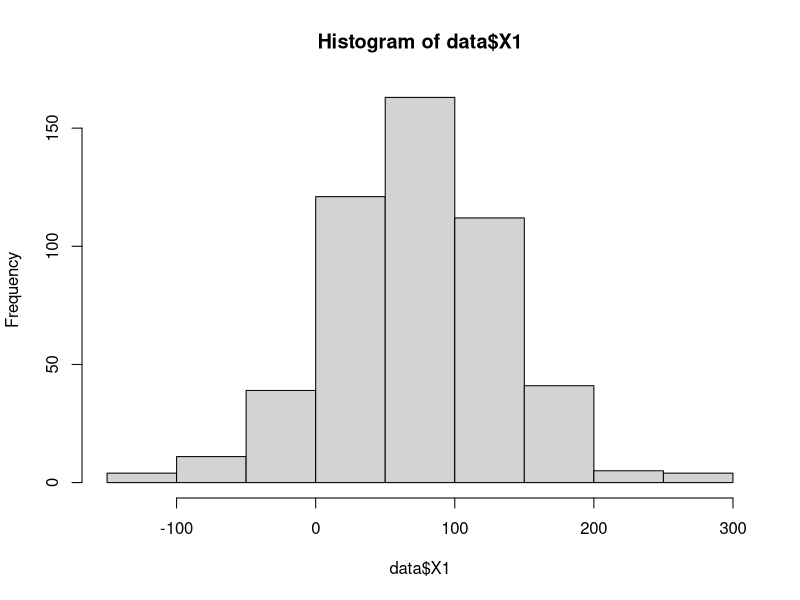
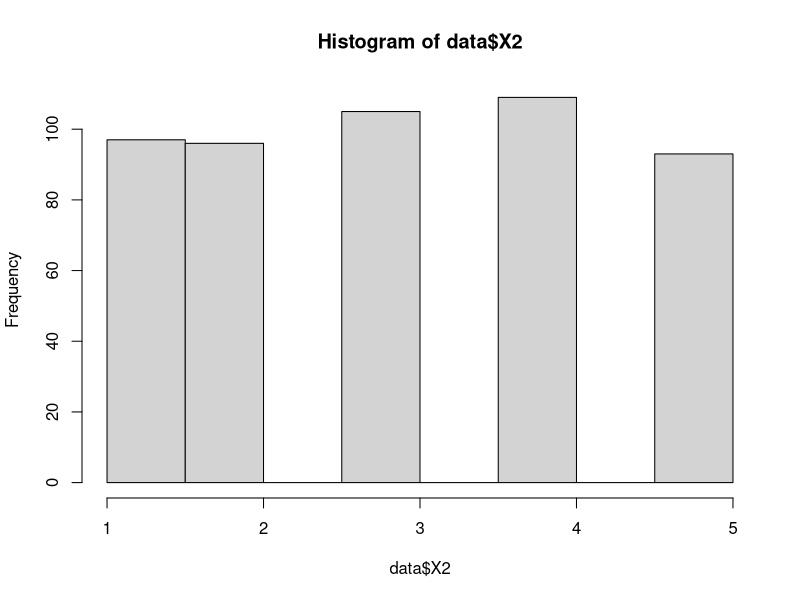
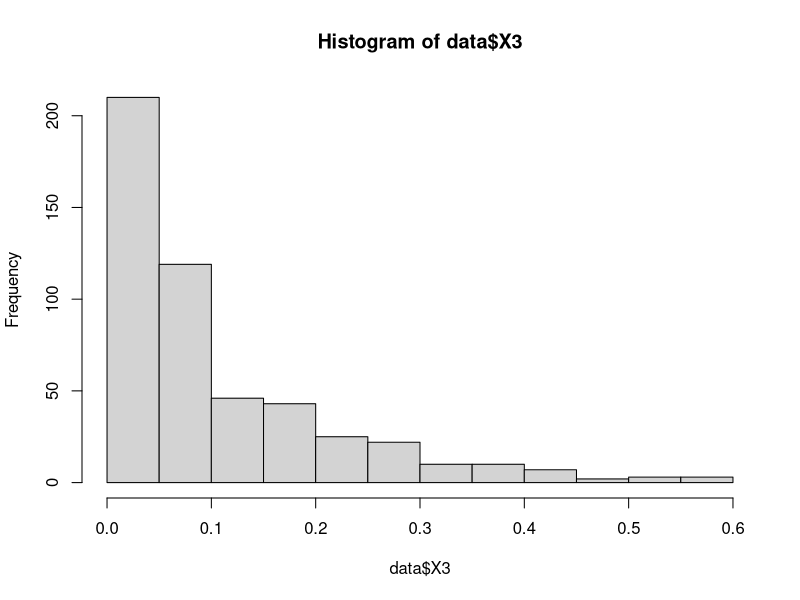
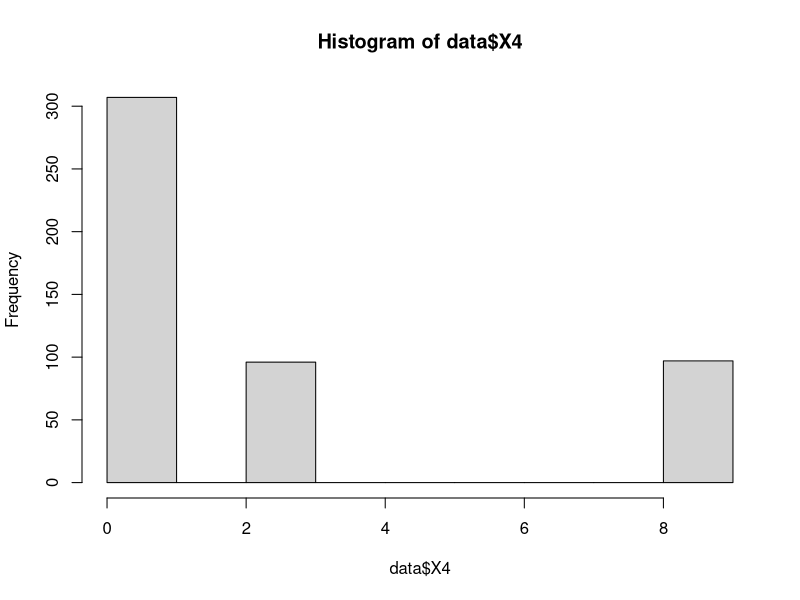
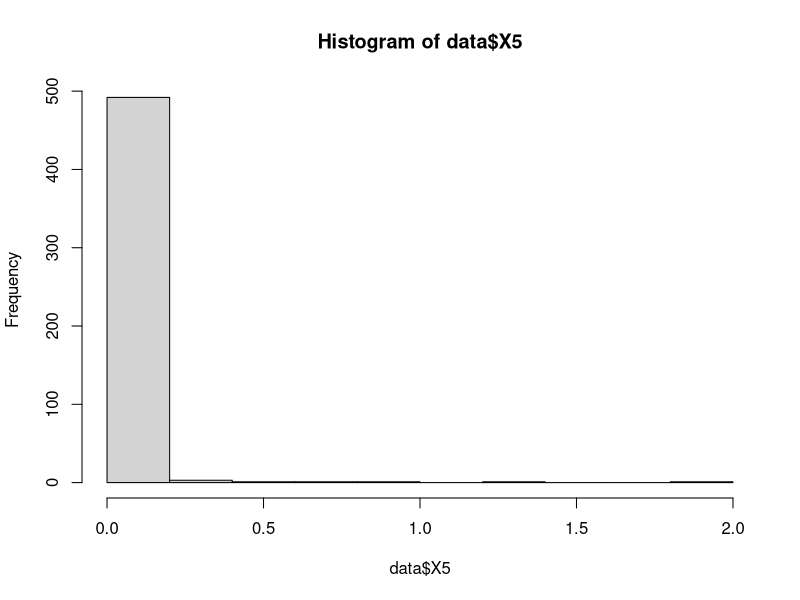
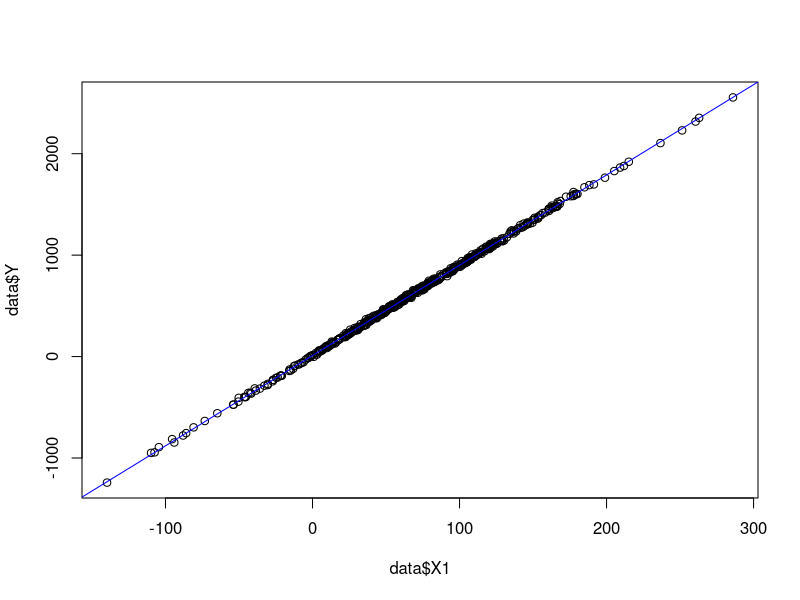
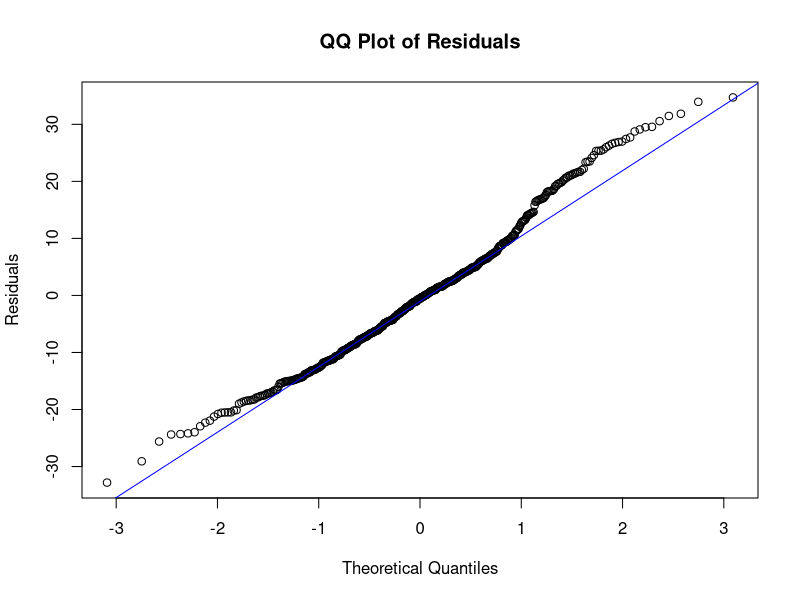
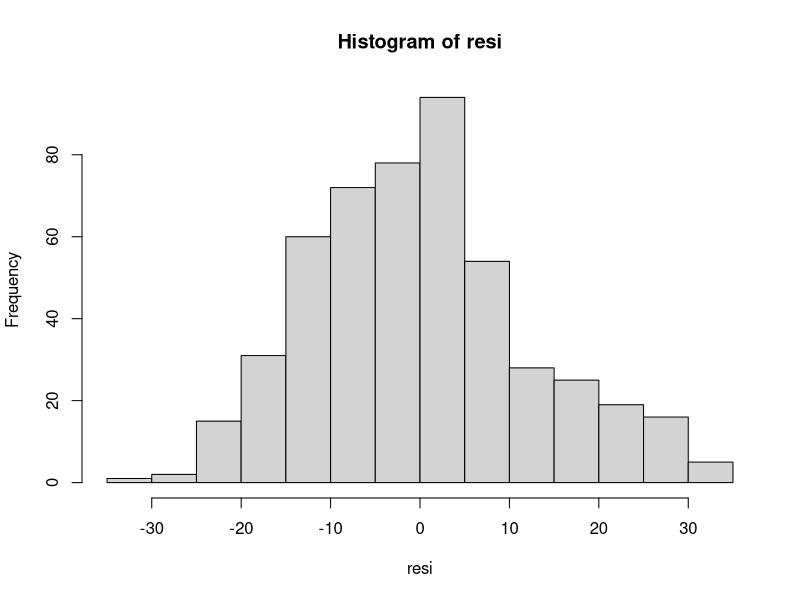

These charts were generated, in order, by the following R code: (Note: this script raises an error after producing the figures.)
library(MASS)
library(leaps)

data <- read.csv("data.csv", header=TRUE)
data 

hist(data$X1)
meanx1 <- mean(data$X1)
meanx1
varx1 <- var(data$X1)
varx1


hist(data$X2)
meanx2 <- mean(data$X2)
meanx2
varx2 <- var(data$X2)
varx2


hist(data$X3)
meanx3 <- mean(data$X3)
meanx3
varx3 <- var(data$X3)
varx3


hist(data$X4)
meanx4 <- mean(data$X4)
meanx4
varx4 <- var(data$X4)
varx4


hist(data$X5)
meanx5 <- mean(data$X5)
meanx5
varx5 <- var(data$X5)
varx5

covarmatrix <- cor(data)
covarmatrix

# task 2

model = lm(data$Y~data$X1)
summary(model)
(summary(model)$sigma)**2

plot(data$Y~data$X1)
abline(model,col="blue")

resi = resid(model)

qqnorm(resi,ylab="Residuals",main="QQ Plot of Residuals") 
qqline(resi,col = "blue")
hist(resi)

plot(data$X1,resi)

predicted = predict(model)
predicted

poly_model = lm(data$Y~poly(data$X1,2,raw=T))
summary(poly_model)
(summary(poly_model)$sigma)**2

plot(data$Y~poly(data$X1,2,raw=T))
abline(model,col="blue")
#abline(poly_model,col="red")

plot(model)
abline(poly_model,col="red")

poly_resi = resid(poly_model)

qqnorm(resi,ylab="Residuals",main="QQ Plot of Residuals") 
qqline(resi,col = "blue")
qqline(poly_resi,col = "red")

# task 3
multi_model = lm(data$Y~data$X1+data$X2+data$X3+data$X4+data$X5)
summary(multi_model)
(summary(multi_model)$sigma)**2

plot(data$Y~data$X1+data$X2+data$X3+data$X4+data$X5)
abline(multi_model,col="blue")

multi_model = lm(data$Y~data$X1+data$X3+data$X4+data$X5)
summary(multi_model)
(summary(multi_model)$sigma)**2

multi_resi = resid(multi_model)

qqnorm(multi_resi,ylab="Residuals",main="QQ Plot of Residuals") 
qqline(multi_resi,col = "blue")
hist(multi_resi)

plot(data$X1+data$X3+data$X4+data$X5,multi_resi)
